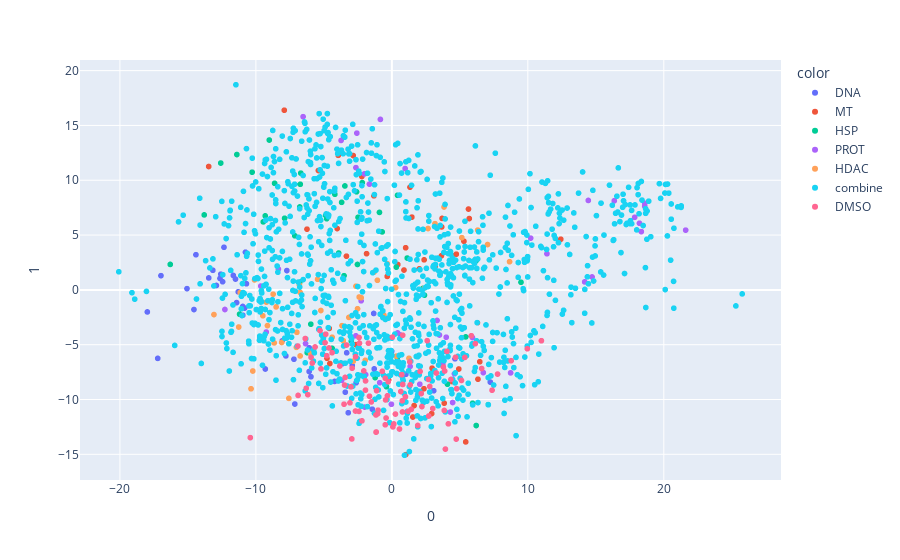

Notebook code cell kept with this figure:
### Code cell
import plotly.express as px
import plotly.graph_objects as go
fig = px.scatter(visualization_data2, x=0, y=1, color=visualization_label)
#training['drug_name']
#fig.add_trace(go.Scatter(x=x,y=y, mode="lines",line=dict(width=2, color='skyblue'))) #row=1, col=1)
#fig.add_trace(go.Scatter(x=x2,y=y2, mode="lines",line=dict(width=2, color='skyblue')))
#trace2 = px.line(x=["a","b","c"], y=[50,70,90], title="second trace")

#fig.add_trace(trace2)
fig.show()
